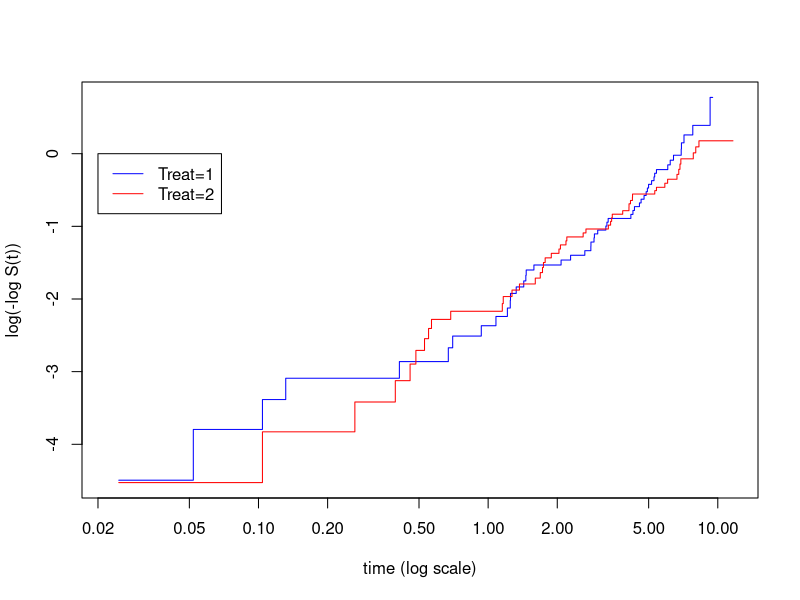
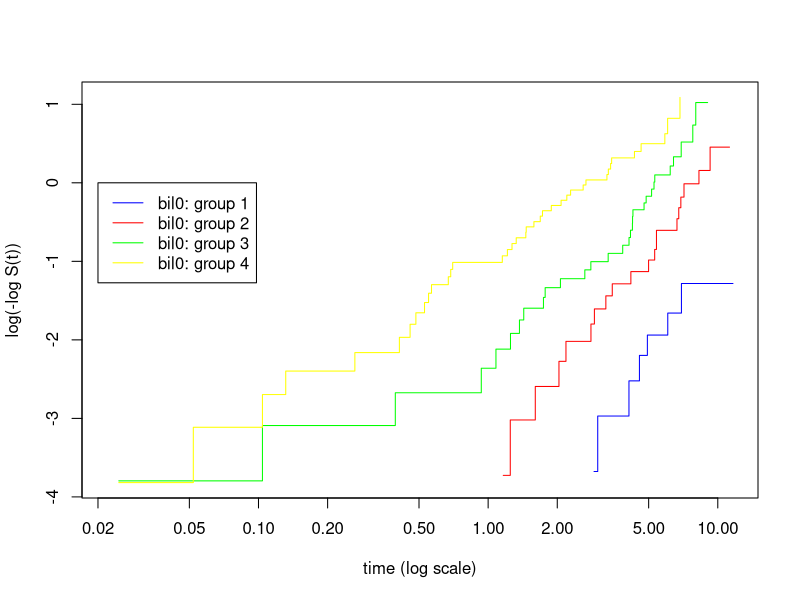
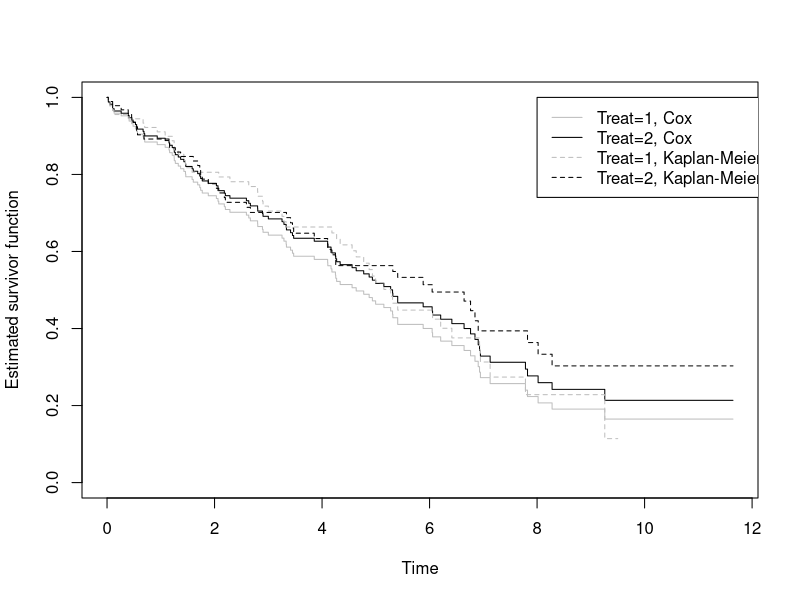
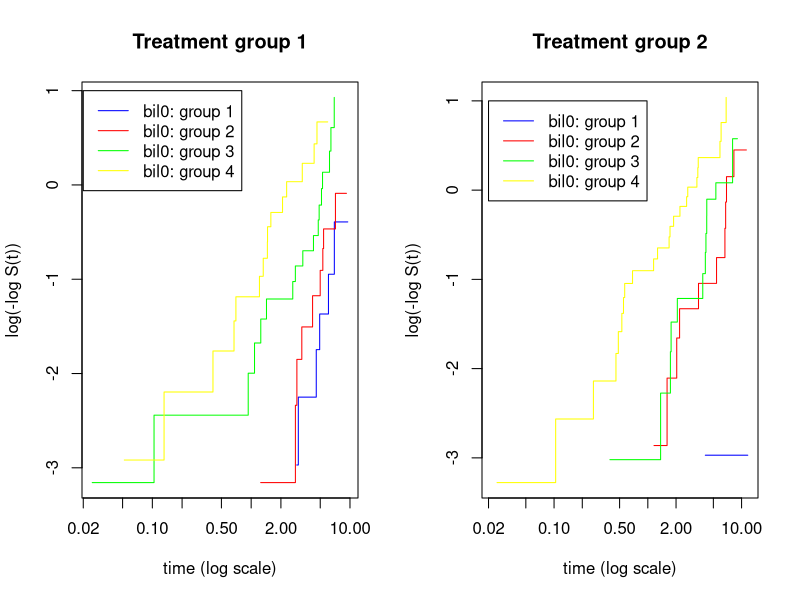
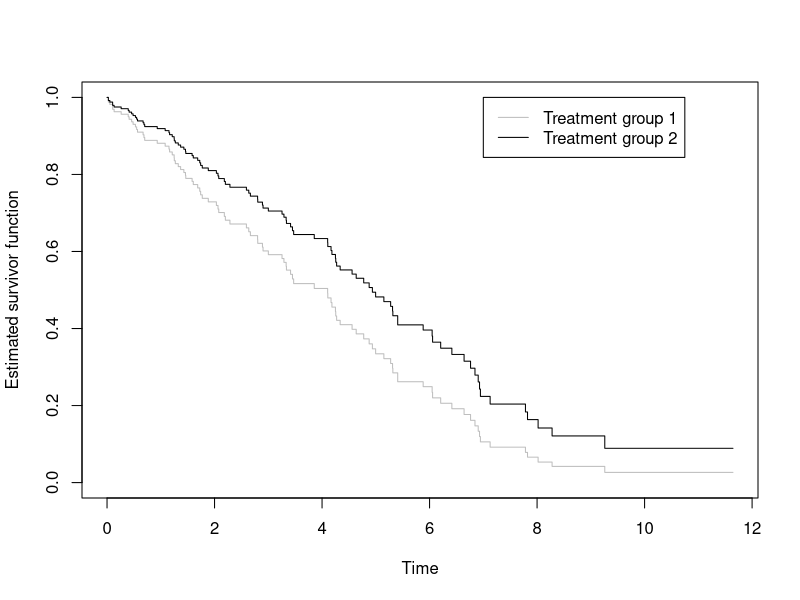

These figures' R source, in order:
## ---- chunk 1
##########################################################
##########################pbc data########################
##########################################################
library(survival)
library(haven)
pbc <- read_dta("../backupfiles/pbcbase.dta")


##question 1##

pbc.cox1<-coxph(Surv(time,d) ~ as.factor(treat),data=pbc)
summary(pbc.cox1)

pbc.cox2<-coxph(Surv(time,d)~bil0,data=pbc)
summary(pbc.cox2)
## ---- chunk 2

##question 2##

pbc.1<-survfit(Surv(time,d)~as.factor(treat),data=pbc)

plot(pbc.1,mark.time=F,
col=c("blue","red"),fun="cloglog",xlab="time (log scale)",ylab="log(-log S(t))")
legend(0.02,0,c("Treat=1","Treat=2"),col=c("blue","red"),lty=1)

## ---- chunk 3

pbc$bil_q<-cut(pbc$bil0,breaks=quantile(pbc$bil0,probs=seq(0,1,0.25)))

pbc.2<-survfit(Surv(time,d)~as.factor(bil_q),data=pbc)

plot(pbc.2,mark.time=F,
col=c("blue","red","green","yellow"),fun="cloglog",xlab="time (log scale)",ylab="log(-log S(t))")
legend(0.02,0,c("bil0: group 1","bil0: group 2","bil0: group 3","bil0: group 4"),col=c("blue","red","green","yellow"),lty=1)

## ---- chunk 4

pbc.cox<-coxph(Surv(time,d)~treat,data=pbc)

plot(survfit(pbc.cox,newdata=data.frame(treat=c(0,1))),mark.time=F,col=c("grey","black"),xlab="Time",ylab="Estimated survivor function")

pbc.km<-survfit(Surv(time,d)~as.factor(treat),data=pbc)

lines(pbc.km,mark.time=F,col=c("grey","black"),lty=2,add=T)

legend(8,1,c("Treat=1, Cox","Treat=2, Cox","Treat=1, Kaplan-Meier","Treat=2, Kaplan-Meier"),col=c("grey","black","grey","black"),lty=c(1,1,2,2))

## ---- chunk 5

#question 3

pbc.cox<-coxph(Surv(time,d)~treat+bil0,data=pbc)
summary(pbc.cox)

pbc.km.bil0.1<-survfit(Surv(time,d)~as.factor(bil_q),data=subset(pbc,treat==1))
pbc.km.bil0.2<-survfit(Surv(time,d)~as.factor(bil_q),data=subset(pbc,treat==2))

par(mfrow=c(1,2))

plot(pbc.km.bil0.1,mark.time=F,col=c("blue","red","green","yellow"),fun="cloglog",xlab="time (log scale)",ylab="log(-log S(t))",main="Treatment group 1")
legend(0.02,1,c("bil0: group 1","bil0: group 2","bil0: group 3","bil0: group 4"),col=c("blue","red","green","yellow"),lty=1)

plot(pbc.km.bil0.2,mark.time=F,col=c("blue","red","green","yellow"),fun="cloglog",xlab="time (log scale)",ylab="log(-log S(t))",main="Treatment group 2")
legend(0.02,1,c("bil0: group 1","bil0: group 2","bil0: group 3","bil0: group 4"),col=c("blue","red","green","yellow"),lty=1)

## ---- chunk 6

#question 4

pbc.cox.sq<-coxph(Surv(time,d)~treat+bil0+I(bil0^2),data=pbc)
summary(pbc.cox.sq)

exp(pbc.cox.sq$coef[1]+60*pbc.cox.sq$coef[2]+(60^2)*pbc.cox.sq$coef[3])/exp(50*pbc.cox.sq$coef[2]+(50^2)*pbc.cox.sq$coef[3])

## ---- chunk 7

#question 5
pbc.cox.sq<-coxph(Surv(time,d)~treat+bil0+I(bil0^2),data=pbc)

par(mfrow=c(1,1))

plot(survfit(pbc.cox.sq,newdata=data.frame(treat=c(0,1),bil0=50)),mark.time=F,col=c("grey","black"),xlab="Time",ylab="Estimated survivor function")
legend(7,1,c("Treatment group 1","Treatment group 2"),col=c("grey","black"),lty=1)

## ---- chunk 8

##########################################################
##########################whitehall#######################
##########################################################
whl <- read.table("../backupfiles/whitehall.csv",sep=",",header=T)

whl$agecat<-cut(whl$agein, breaks=c(40,50,55,60,65,70),right=F,labels=F)

my.mod1<-coxph(Surv(time=timein,time2=timeout,event=chd,origin=timein)~grade,data=whl)
summary(my.mod1)

my.mod2<-coxph(Surv(time=timein,time2=timeout,event=chd,origin=timein)~grade+as.factor(agecat),data=whl)
summary(my.mod2)


#We can do the same thing as follows (note the change in the Surv function)

my.mod1<-coxph(Surv(time=(timeout-timein),event=chd)~grade,data=whl)
summary(my.mod1)

my.mod2<-coxph(Surv(time=(timeout-timein),event=chd)~grade+as.factor(agecat),data=whl)
summary(my.mod2)



#using age as the time scale with delayed entry 

my.mod3<-coxph(Surv(time=timein,time2=timeout,event=chd,origin=timebth)~grade,data=whl)
summary(my.mod3)

my.mod4<-coxph(Surv(time=timein,time2=timeout,event=chd,origin=timebth)~grade+as.factor(agecat),data=whl)
summary(my.mod4)

